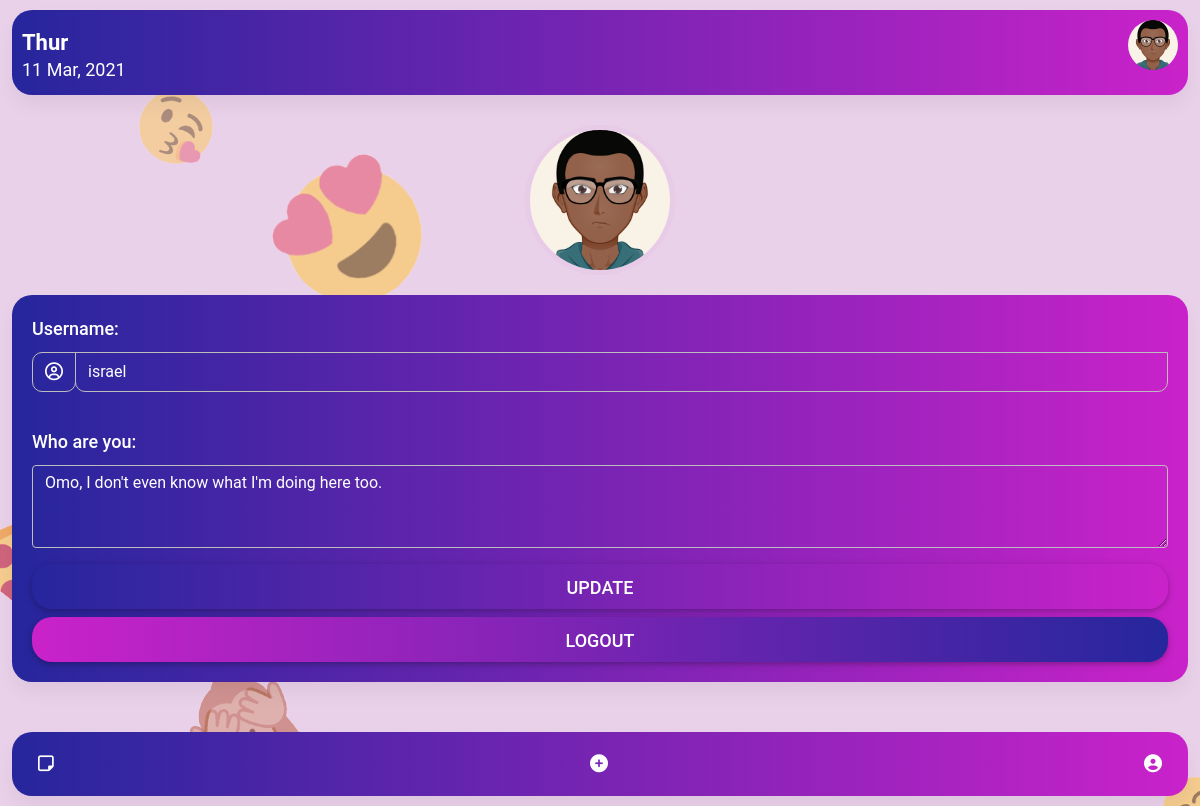
Before: /profile/ (signed in) with the older database file.
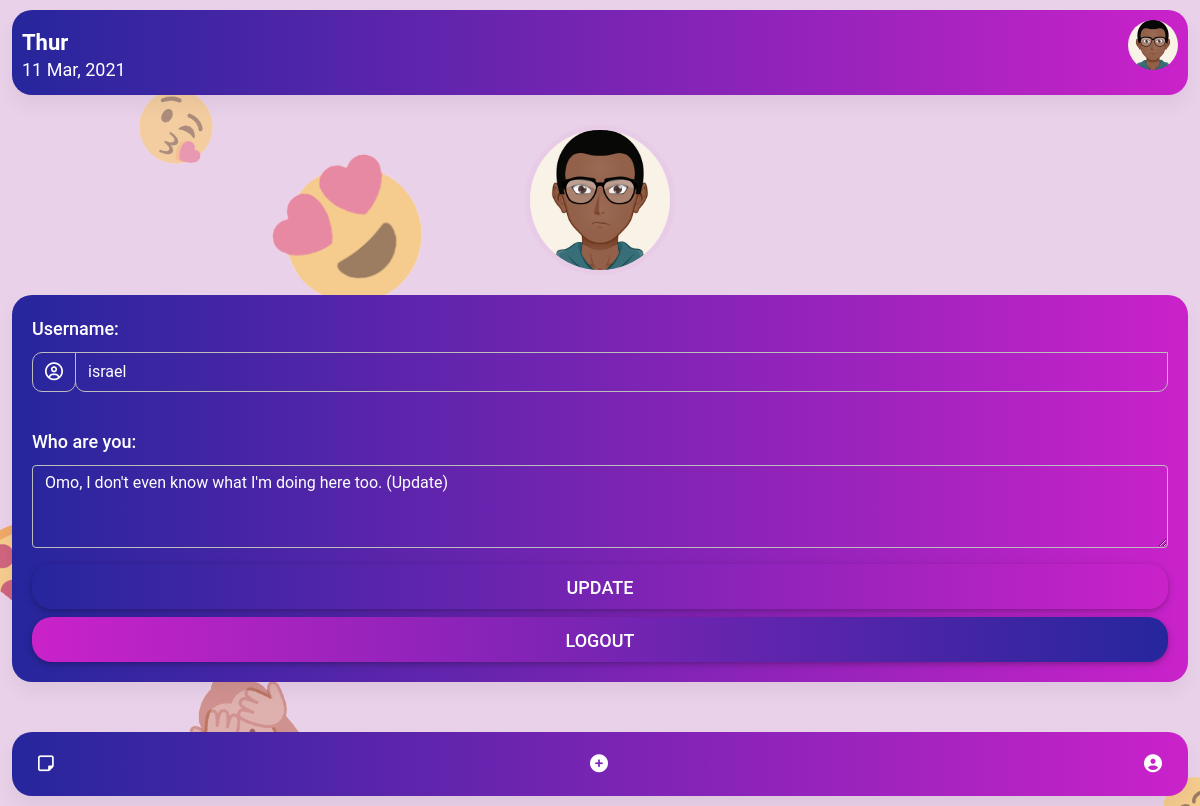
After: the same page with the newer database file.
### note_frontend/models.py (models this page shows, shortened)
class Profile(models.Model):
    user = models.OneToOneField(User, on_delete=models.DO_NOTHING)
    profile_picture = models.ImageField(upload_to='users', blank=True, null=True)
    bio = models.TextField(max_length=350)
    """
    TODO:
    - install Pillow
    - uncomment profile column
    - uncomment the pillow import
    """

### note_frontend/views.py (the view, shortened to what this page needs)
# urls.py: path('profile/', profile_page, name="profile"),
@login_required
def profile_page(request):
    u_form = UpdateUserForm(instance=request.user)
    p_form = UpdateProfileForm(instance=request.user.profile)
    context = {
        'p_form': p_form,
        'u_form': u_form
    }
    return render(request, "note_frontend/profile.html", context)

### note_frontend/forms.py
class UpdateProfileForm(forms.ModelForm):
    class Meta:
        model = Profile
        fields = ['bio']
        widgets = {
            'bio': forms.Textarea(attrs={
                'class': 'form-control edit_textarea',
                'id': 'editBio',
                'rows': '3',
            }
        )
    }

class UpdateUserForm(forms.ModelForm):
    class Meta:
        model = User
        fields = ['username']
        widgets = {
            'username': forms.TextInput(attrs={
            'autocomplete': 'username',
            'class': 'form-control user_input',
            'id': 'validationCustomUsername',
            'aria-describedby': 'inputGroupPrepend',
            'required': 'true',
            }
        )
    }

### note_frontend/templates/note_frontend/profile.html (shortened to what this page needs)
{% extends "note_frontend/base.html" %}
{% load static %}
{% block content %}
<main class="profile">
    <div class="container-fluid">
        <div class="profile_header">
            <img src="{% static "img/avatar.png" %}" alt="" class="rounded-circle img-responsive">
        </div>
        <div class="profile_card card">
            <form class="row g-3 needs-validation edit_form" method="POST">
                <div class="col-md-12">
                    <label for="validationCustomUsername" class="form-label">
                        Username:
                    </label>
                    <div class="input-group">
                        <span class="input-group-text" id="inputGroupPrepend">
                            <i class="fa fa-user-circle-o" aria-hidden="true"></i>
                        </span>
                        {{ u_form.username }}
                    </div>
                </div>
                <div class="col-md-12">
                    <div class="form-group">
                        <label for="validationBio" class="form-label">
                            Who are you:
                        </label>
                        {{ p_form.bio }}
                    </div>
                </div>
                <div class="col-12">
                    <div class="col-12">
                        <button class="btn edit_btn btn-block text-white" type="submit">
                            Update
                        </button>
                    </div>
                </div>
            </form>
            <div class="col-12">
                <div class="col-12 mt-2">
                    <a href="{% url "note:logout" %}" class="btn btn-block bg-black text-white">
                        Logout
                    </a>
                </div>
            </div>
        </div>
    </div>
</main>
{% endblock content %}

### note_frontend/templates/note_frontend/base.html (shortened to what this page needs)
{% load static %}
<!DOCTYPE html>
<html lang="en">
<head>
    <link rel="stylesheet" type="text/css" href="{% static "css/mdb.min.css" %}">
    <link rel="stylesheet" type="text/css" href="{% static "css/styles.css" %}">
</head>
<body class="home_body">
    <header class="home_header">
        <div class="container-fluid">
            <div class="header_card card">
                <div class="header_flex">
                    <div class="date">
                        <p class="h5">
                            Thur
                        </p>
                        <span class="week">
                            11
                        </span>
                        <span class="month_year">
                            Mar, 2021
                        </span>
                    </div>
                    <div class="profile_picture">
                        <img src="{% static "img/avatar.png" %}" alt="" class="img-responsive rounded-circle">
                    </div>
                </div>
            </div>
        </div>
    </header>
    {% block content %}
    {% endblock content %}
    <nav class="bottom_nav">
        <div class="container-fluid">
            <div class="bottom_nav_card card">
                <ul class="nav">
                    <li class="nav-item">
                        <a class="nav-link active" href="{% url "note:home" %}">
                            <i class="fa fa-sticky-note-o" aria-hidden="true"></i>
                        </a>
                    </li>
                    <li class="nav-item">
                        <a class="nav-link" href="{% url "note:new-thought" %}">
                            <i class="fa fa-plus-circle" aria-hidden="true"></i>
                        </a>
                    </li>
                    <li class="nav-item">
                        <a class="nav-link" href="{% url "note:profile" %}">
                            <i class="fa fa-user-circle" aria-hidden="true"></i>
                        </a>
                    </li>
                </ul>
            </div>
        </div>
    </nav>
</body>
</html>

### note_frontend/static/css/styles.css (style rules this page uses)
form.edit_form { padding: 0% !important; }
form.edit_form div.col-md-12 { text-align: left; }
form.edit_form label.form-label, form.edit_form span.input-group-text { color: #fff !important; font-size: 18px; font-weight: 550; }
form.edit_form textarea.edit_textarea { background-color: transparent; }
form.edit_form div.col-md-12:nth-child(2) { margin-bottom: 20px; }
button.edit_btn { border-radius: 20px; color: #fff; font-size: 16px; font-weight: 550; background-image: -webkit-gradient(linear, right top, left top, from(#ca22ca), to(#26269c)); background-image: linear-gradient(to left, #ca22ca, #26269c); }
* { margin: 0%; padding: 0%; -webkit-box-sizing: border-box; box-sizing: border-box; }
form { text-align: center; display: block; -webkit-box-pack: center; -ms-flex-pack: center; justify-content: center; padding: 50px; }
form label.form-label, form span.input-group-text { color: #fff !important; font-size: 18px; font-weight: 550; }
form .input-group-text { border-radius: 10px 0px 10px 10px !important; }
form .user_input, form .password_input { border-radius: 0px 0px 10px 10px !important; height: 40px !important; background-color: transparent; color: #fff; }
form .form-control { color: #fff; }
form button.btn { border-radius: 20px; color: #fff; font-size: 18px; font-weight: 550; background-image: -webkit-gradient(linear, right top, left top, from(#ca22ca), to(#26269c)); background-image: linear-gradient(to left, #ca22ca, #26269c); }
body.home_body { background-image: url("../img/main-emoji.png"); background-position: contain; background-color: #e7cbe7; }
div.header_card { background-image: -webkit-gradient(linear, right top, left top, from(#ca22ca), to(#26269c)); background-image: linear-gradient(to left, #ca22ca, #26269c); padding: 10px; margin-top: 10px; border-radius: 20px 20px 20px 20px; }
div.header_card div.header_flex { display: -webkit-box; display: -ms-flexbox; display: flex; -webkit-box-pack: justify !important; -ms-flex-pack: justify !important; justify-content: space-between !important; }
div.header_card div.date { color: #fff; }
div.header_card div.date p.h5 { padding-top: 10px; font-weight: 650; font-size: 22px; margin-bottom: 0% !important; }
div.header_card div.date span.week, div.header_card div.date span.month_year { font-size: 18px; }
div.header_card img { width: 50px; }
main.home_body, main.edit_thought, main.publish_thought, main.profile { margin-top: 50px; }
div.main_card, div.edit_card, div.profile_card { background-image: -webkit-gradient(linear, right top, left top, from(#ca22ca), to(#26269c)); background-image: linear-gradient(to left, #ca22ca, #26269c); padding: 20px; border-radius: 20px 20px 20px 20px; }
div.profile_header { text-align: center; }
div.profile_header img { width: 150px; border: 5px solid #e7cbe7; margin-bottom: 20px; }
main.profile { margin-top: 30px !important; }
main.profile form input, main.profile form textarea { color: #fff !important; }
main.profile form textarea { margin-bottom: 0% !important; padding-bottom: 0% !important; }
nav.bottom_nav { margin-top: 50px; margin-bottom: 10px; }
div.bottom_nav_card { background-image: -webkit-gradient(linear, right top, left top, from(#ca22ca), to(#26269c)); background-image: linear-gradient(to left, #ca22ca, #26269c); padding: 10px; border-radius: 20px 20px 20px 20px; }
div.bottom_nav_card ul.nav { display: -webkit-box; display: -ms-flexbox; display: flex; -webkit-box-pack: justify; -ms-flex-pack: justify; justify-content: space-between; }
div.bottom_nav_card a.nav-link { color: #fff; font-weight: 550; font-size: 18px; }

### note_frontend/templates/note_frontend/profile.html (style rules this page uses)
a.btn { border-radius: 20px; color: #fff; font-size: 18px; font-weight: 550; background-image: -webkit-gradient(linear, right top, left top, from(#ca22ca), to(#26269c)); background-image: linear-gradient(to left, #26269c, #ca22ca); }

Changed rows visible on the page:
changed Profile: bio "Omo, I don't even know what I'm doing here too." → "Omo, I don't even know what I'm doing here too. (Update)"
